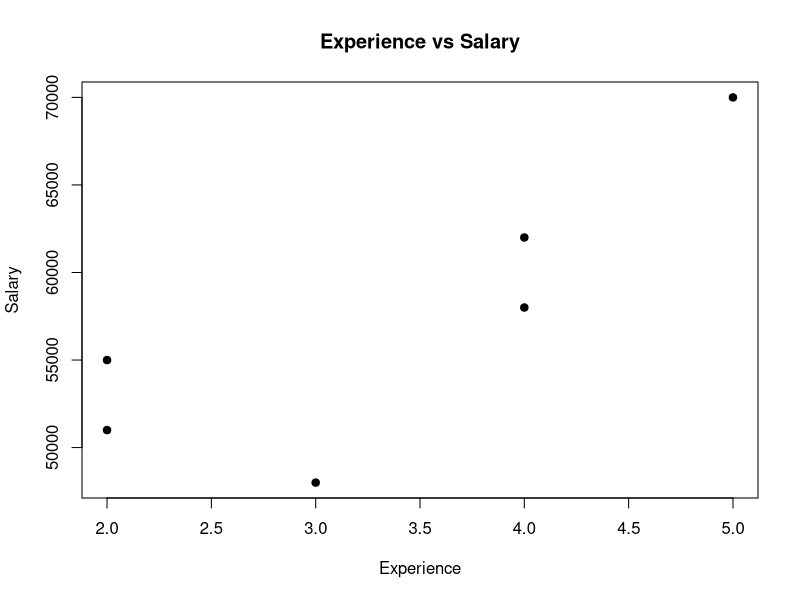

Reproduce this figure in R.
employees <- data.frame(Name=c("Aman","Riya","Rahul","Neha","Karan","Priya"),Department=c("IT","HR","IT","Sales","IT","HR"),Salary=c(55000,48000,62000,51000,70000,58000),Experience=c(2,3,4,2,5,4))
cat("Employees:",nrow(employees),"\nAverage Salary:",mean(employees$Salary),"\nHighest Paid:",employees$Name[which.max(employees$Salary)],"\n")
print(aggregate(Salary~Department,employees,mean))
plot(employees$Experience,employees$Salary,pch=19,main="Experience vs Salary",xlab="Experience",ylab="Salary")
